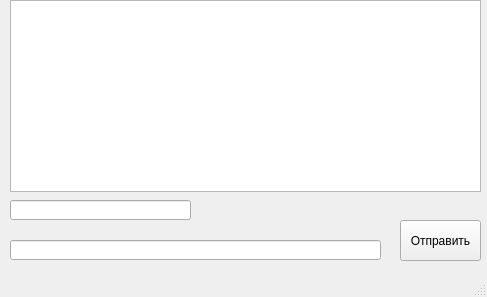
<?xml version="1.0" encoding="UTF-8"?>
<ui version="4.0">
 <class>MainWindow</class>
 <widget class="QMainWindow" name="MainWindow">
  <property name="geometry">
   <rect>
    <x>0</x>
    <y>0</y>
    <width>487</width>
    <height>297</height>
   </rect>
  </property>
  <property name="windowTitle">
   <string>pyQTClient</string>
  </property>
  <widget class="QWidget" name="centralwidget">
   <widget class="QPushButton" name="pushButton">
    <property name="geometry">
     <rect>
      <x>400</x>
      <y>220</y>
      <width>81</width>
      <height>41</height>
     </rect>
    </property>
    <property name="text">
     <string>Отправить</string>
    </property>
   </widget>
   <widget class="QLineEdit" name="lineEdit1">
    <property name="geometry">
     <rect>
      <x>10</x>
      <y>200</y>
      <width>181</width>
      <height>20</height>
     </rect>
    </property>
   </widget>
   <widget class="QLineEdit" name="lineEdit2">
    <property name="geometry">
     <rect>
      <x>10</x>
      <y>240</y>
      <width>371</width>
      <height>20</height>
     </rect>
    </property>
   </widget>
   <widget class="QListWidget" name="listWidget1">
    <property name="geometry">
     <rect>
      <x>10</x>
      <y>0</y>
      <width>471</width>
      <height>192</height>
     </rect>
    </property>
   </widget>
  </widget>
  <widget class="QMenuBar" name="menubar">
   <property name="geometry">
    <rect>
     <x>0</x>
     <y>0</y>
     <width>487</width>
     <height>18</height>
    </rect>
   </property>
  </widget>
  <widget class="QStatusBar" name="statusbar"/>
 </widget>
 <resources/>
 <connections/>
</ui>
